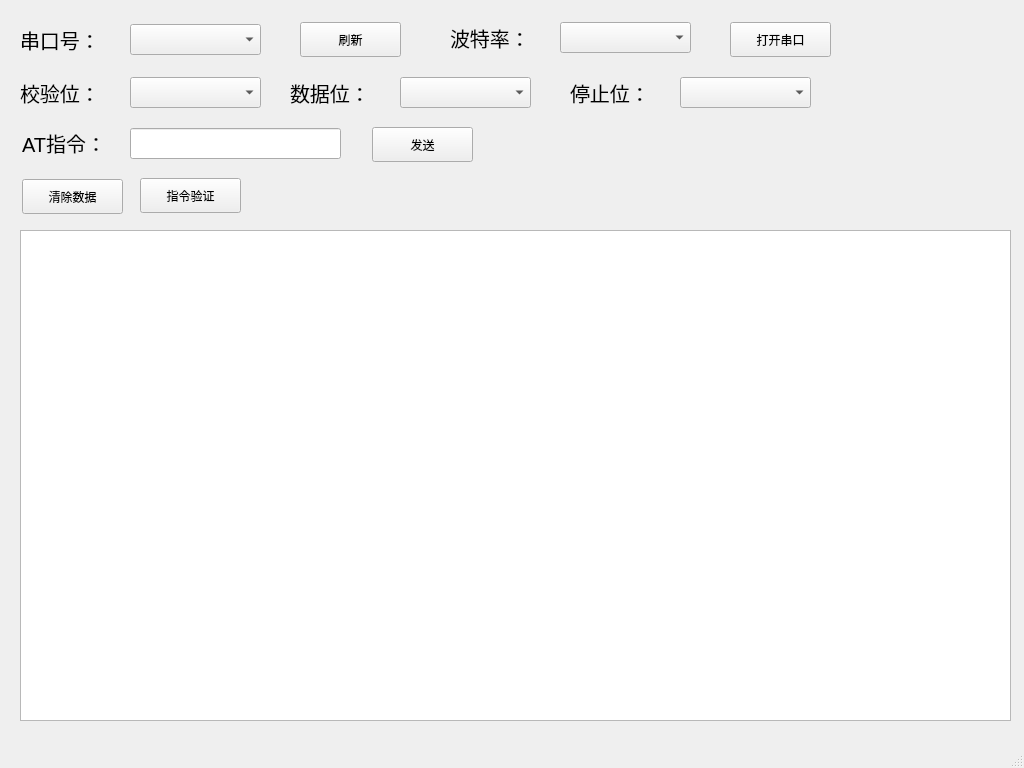
<?xml version="1.0" encoding="UTF-8"?>
<ui version="4.0">
 <class>main_tools_view</class>
 <widget class="QMainWindow" name="main_tools_view">
  <property name="geometry">
   <rect>
    <x>0</x>
    <y>0</y>
    <width>1024</width>
    <height>768</height>
   </rect>
  </property>
  <property name="windowTitle">
   <string>串口工具-指令测试</string>
  </property>
  <widget class="QWidget" name="centralwidget">
   <widget class="QLabel" name="label">
    <property name="geometry">
     <rect>
      <x>20</x>
      <y>24</y>
      <width>111</width>
      <height>31</height>
     </rect>
    </property>
    <property name="font">
     <font>
      <pointsize>15</pointsize>
     </font>
    </property>
    <property name="text">
     <string>串口号：</string>
    </property>
   </widget>
   <widget class="QComboBox" name="comNumSlt">
    <property name="geometry">
     <rect>
      <x>130</x>
      <y>24</y>
      <width>131</width>
      <height>31</height>
     </rect>
    </property>
   </widget>
   <widget class="QPushButton" name="btnComFresh">
    <property name="geometry">
     <rect>
      <x>300</x>
      <y>22</y>
      <width>101</width>
      <height>35</height>
     </rect>
    </property>
    <property name="text">
     <string>刷新</string>
    </property>
   </widget>
   <widget class="QLabel" name="label_2">
    <property name="geometry">
     <rect>
      <x>450</x>
      <y>22</y>
      <width>111</width>
      <height>31</height>
     </rect>
    </property>
    <property name="font">
     <font>
      <pointsize>15</pointsize>
     </font>
    </property>
    <property name="text">
     <string>波特率：</string>
    </property>
   </widget>
   <widget class="QComboBox" name="cmbBaudrateSlt">
    <property name="geometry">
     <rect>
      <x>560</x>
      <y>22</y>
      <width>131</width>
      <height>31</height>
     </rect>
    </property>
   </widget>
   <widget class="QLabel" name="label_3">
    <property name="geometry">
     <rect>
      <x>20</x>
      <y>77</y>
      <width>111</width>
      <height>31</height>
     </rect>
    </property>
    <property name="font">
     <font>
      <pointsize>15</pointsize>
     </font>
    </property>
    <property name="text">
     <string>校验位：</string>
    </property>
   </widget>
   <widget class="QComboBox" name="cmbBitCheckSlt">
    <property name="geometry">
     <rect>
      <x>130</x>
      <y>77</y>
      <width>131</width>
      <height>31</height>
     </rect>
    </property>
   </widget>
   <widget class="QLabel" name="label_4">
    <property name="geometry">
     <rect>
      <x>290</x>
      <y>77</y>
      <width>111</width>
      <height>31</height>
     </rect>
    </property>
    <property name="font">
     <font>
      <pointsize>15</pointsize>
     </font>
    </property>
    <property name="text">
     <string>数据位：</string>
    </property>
   </widget>
   <widget class="QComboBox" name="cmbDataCheckSlt">
    <property name="geometry">
     <rect>
      <x>400</x>
      <y>77</y>
      <width>131</width>
      <height>31</height>
     </rect>
    </property>
   </widget>
   <widget class="QLabel" name="label_5">
    <property name="geometry">
     <rect>
      <x>570</x>
      <y>77</y>
      <width>111</width>
      <height>31</height>
     </rect>
    </property>
    <property name="font">
     <font>
      <pointsize>15</pointsize>
     </font>
    </property>
    <property name="text">
     <string>停止位：</string>
    </property>
   </widget>
   <widget class="QComboBox" name="cmbStopBitSlt">
    <property name="geometry">
     <rect>
      <x>680</x>
      <y>77</y>
      <width>131</width>
      <height>31</height>
     </rect>
    </property>
   </widget>
   <widget class="QPushButton" name="btnComOpen">
    <property name="geometry">
     <rect>
      <x>730</x>
      <y>22</y>
      <width>101</width>
      <height>35</height>
     </rect>
    </property>
    <property name="text">
     <string>打开串口</string>
    </property>
   </widget>
   <widget class="QPushButton" name="btnAtSend">
    <property name="geometry">
     <rect>
      <x>372</x>
      <y>127</y>
      <width>101</width>
      <height>35</height>
     </rect>
    </property>
    <property name="text">
     <string>发送</string>
    </property>
   </widget>
   <widget class="QLabel" name="label_6">
    <property name="geometry">
     <rect>
      <x>22</x>
      <y>127</y>
      <width>111</width>
      <height>31</height>
     </rect>
    </property>
    <property name="font">
     <font>
      <pointsize>15</pointsize>
     </font>
    </property>
    <property name="text">
     <string>AT指令：</string>
    </property>
   </widget>
   <widget class="QTextEdit" name="textEdit">
    <property name="geometry">
     <rect>
      <x>20</x>
      <y>230</y>
      <width>991</width>
      <height>491</height>
     </rect>
    </property>
   </widget>
   <widget class="QPushButton" name="btnClear">
    <property name="geometry">
     <rect>
      <x>22</x>
      <y>179</y>
      <width>101</width>
      <height>35</height>
     </rect>
    </property>
    <property name="text">
     <string>清除数据</string>
    </property>
   </widget>
   <widget class="QPushButton" name="btnAtTestSlt">
    <property name="geometry">
     <rect>
      <x>140</x>
      <y>178</y>
      <width>101</width>
      <height>35</height>
     </rect>
    </property>
    <property name="text">
     <string>指令验证</string>
    </property>
   </widget>
   <widget class="QLineEdit" name="edtAtInput">
    <property name="geometry">
     <rect>
      <x>130</x>
      <y>128</y>
      <width>211</width>
      <height>31</height>
     </rect>
    </property>
    <property name="maxLength">
     <number>100</number>
    </property>
   </widget>
  </widget>
  <widget class="QMenuBar" name="menubar">
   <property name="geometry">
    <rect>
     <x>0</x>
     <y>0</y>
     <width>1024</width>
     <height>26</height>
    </rect>
   </property>
  </widget>
  <widget class="QStatusBar" name="statusbar"/>
 </widget>
 <resources/>
 <connections/>
</ui>
